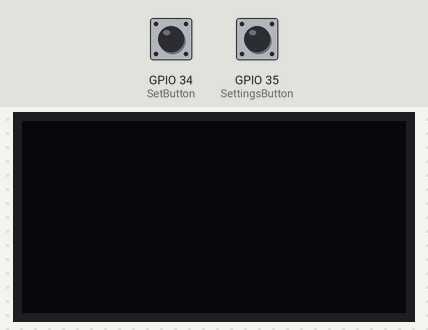
Simulated run of this program. Board: ESP32. Shown: 128×64 one-colour display. Inputs (shaded band) come from the test bench; at power-on: GPIO 35 (SettingsButton) LOW, GPIO 34 (SetButton) LOW. WiFi joins after 1.5 s; servers stay silent unless stated.

Above: at 1.2 s.
1.3 s: GPIO 35 (SettingsButton) pulled HIGH for 0.15 s
At 2.8 s:
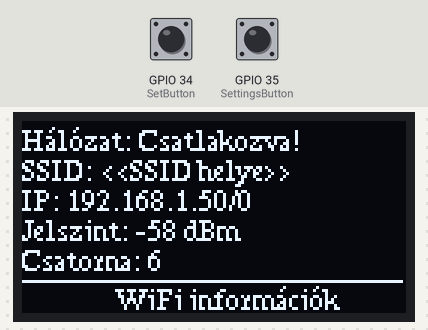
3.5 s: GPIO 35 (SettingsButton) pulled HIGH for 1 s
At 4.9 s:
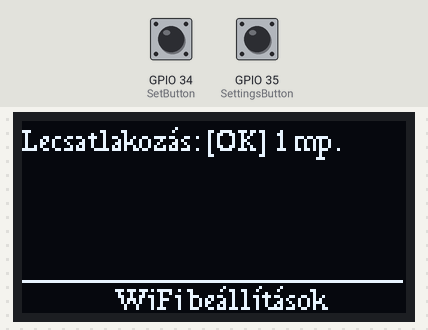
6.0 s: GPIO 34 (SetButton) pulled HIGH for 0.15 s
At 6.4 s:
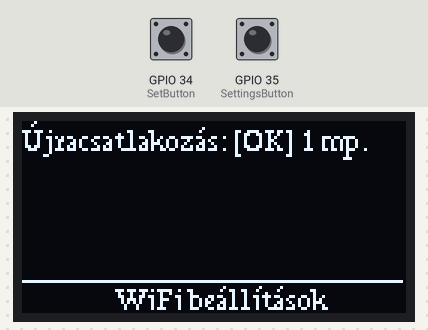
7.6 s: GPIO 34 (SetButton) pulled HIGH for 1 s
At 10.2 s:
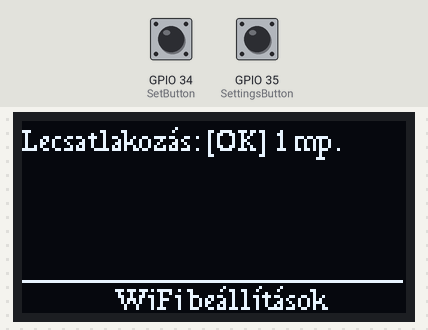
11.0 s: GPIO 34 (SetButton) pulled HIGH for 3.2 s
At 11.7 s:
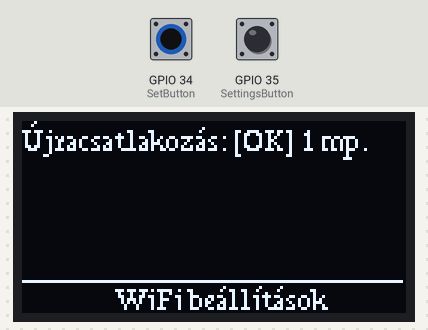
15.7 s: GPIO 34 (SetButton) driven HIGH and GPIO 35 (SettingsButton) driven HIGH
At 16.9 s:
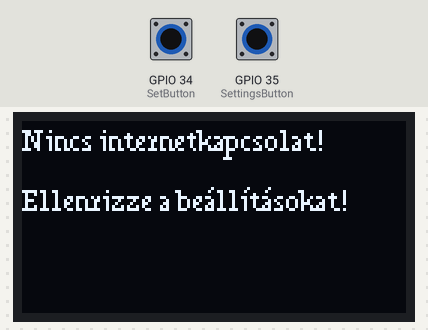
Timing chart, 0 to 18.2 s (numbered marks = the images above; inputs shaded):
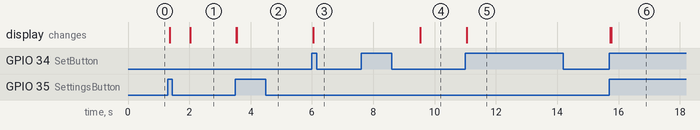

The program:

main.cpp
```cpp
#include <Arduino.h>
#include <U8g2lib.h>
#include <Wifi.h>
#include <HTTPClient.h>
#include <ArduinoJson.h>

#define SettingsButton 35
#define SetButton 34
#define StatesNum 3
#define MaxCities 5

#ifdef U8X8_HAVE_HW_SPI
#include <SPI.h>
#endif
#ifdef U8X8_HAVE_HW_I2C
#include <Wire.h>
#endif

U8G2_SH1106_128X64_NONAME_1_HW_I2C Display(U8G2_R0, /* reset=*/ U8X8_PIN_NONE);
HTTPClient http;

char NetworkSSID[] = "<<SSID helye>>";
char NetworkPassword[] = "<<JELSZÓ helye>>";

char Hostname[] = "https://api.openweathermap.org/data/2.5/weather?";
char ApiUrl[] = "<<TOKEN>>";

enum DisplayState {
  MAIN,
  NETWORK,
  NETWORK_SETTINGS
};

String WeatherCities[] = {"Kecskemét", "Balassagyarmat", "Salgótarján", "Nógrádsipek", "Budapest"};
int WeatherCityIndex = 0;
JsonDocument RequestedData;

DisplayState CurrentState = MAIN;

int SettingsState = LOW;
int SetState = LOW;
unsigned long Tick = 0;

void StateDefiner();
void ShowWeatherInfo(String City);
void ShowNetworkConfig();
void ShowNetworkInfo();
void ManageWiFiConnection();

void setup(void) {
  //Initialize Serial Communication Baudrate
  Serial.begin(115200);
  //Initialize Display
  Display.begin();
  //Initialize Buttons
  pinMode(SettingsButton, INPUT);
  pinMode(SetButton, INPUT);
  //Initialize Wifi
  WiFi.mode(WIFI_STA);
  WiFi.begin(NetworkSSID, NetworkPassword);
}

void loop(void) {
  StateDefiner();
  switch (CurrentState)
  {
  case MAIN:
    break;
  case NETWORK:
    if (millis() / 1000 > Tick)
    {
      Tick = millis() / 1000;
      ShowNetworkInfo();
    }
    break;
  case NETWORK_SETTINGS:
    ShowNetworkConfig();
    if (millis() / 1000 > Tick)
    {
      Tick = millis() / 1000;
      ManageWiFiConnection();
    }
    break;
  default:
    break;
  }
  if (ULONG_MAX - 10 < Tick) Tick = 0;
}
void StateDefiner() {
  if (digitalRead(SettingsButton) == HIGH && SettingsState != HIGH)
  {
    Display.clearDisplay();
    SettingsState = HIGH;
    switch (CurrentState)
    {
    case MAIN:
      CurrentState = NETWORK;
      break;
    case NETWORK:
      CurrentState = NETWORK_SETTINGS;
      break;
    case NETWORK_SETTINGS:
      CurrentState = MAIN;
      break;
    default:
      break;
    }
  }
  if (digitalRead(SettingsButton) == LOW && SettingsState != LOW)
  {
    SettingsState = LOW;
  }

  if (digitalRead(SetButton) == HIGH && SetState != HIGH && CurrentState == MAIN)
  {
    SetState = HIGH;
    WeatherCityIndex++;
    if (WeatherCityIndex >= MaxCities) WeatherCityIndex = 0;

    //Lapozás
    ShowWeatherInfo(WeatherCities[WeatherCityIndex]);
  }
  if (digitalRead(SetButton) == LOW && SetState != LOW)
  {
    SetState = LOW;
  }
}

void ShowWeatherInfo(String City) {
  Display.firstPage();
  do
  {
    if (WiFi.status() == WL_CONNECTED)
    {
        //Request + Display
        String Url = Hostname + (String)"q=" + City + (String)",HU&units=metric&lang=hu&appid=" + ApiUrl;
        http.begin(Url);
        int httpCode = http.GET();
        if (httpCode > 0) {
          if (httpCode == HTTP_CODE_OK) {
            Display.drawHLine(0,15,127);

            String payload = http.getString();
            deserializeJson(RequestedData, payload);

            String Temp = RequestedData["main"]["temp"];
            String Cloud = RequestedData["clouds"]["all"];
            String Desc = RequestedData["weather"][0]["description"];
            String WindSpeed = RequestedData["wind"]["speed"];
            String Humidity = RequestedData["main"]["humidity"];
            String Pressure = RequestedData["main"]["pressure"];

            String WhInfo = City + ": " + Temp + " °C";
            Display.setFont(u8g2_font_timR08_tf);
            Display.drawUTF8(0, 10, WhInfo.c_str());
            Display.setFont(u8g2_font_timR10_tf);
            WhInfo = Cloud + (String)"% - " + Desc;
            Display.drawUTF8(0, 30, WhInfo.c_str());

            WhInfo = WindSpeed + (String)" km/h, P: " + Humidity + (String)"%";
            Display.drawUTF8(0, 45, WhInfo.c_str());

            WhInfo = (String)"Légnyomás: " + Pressure + (String)" hPa";
            Display.drawUTF8(0, 60, WhInfo.c_str());

          } else {
            Serial.print("HTTP egyéb státuszkód: ");
            Serial.println(httpCode);
          }
        } else {
          Serial.print("HTTP hiba: ");
          Serial.println(http.errorToString(httpCode).c_str());
        }

        http.end();
    }
    else {
      Display.drawUTF8(0, 10, "Nincs internetkapcsolat!");
      Display.drawUTF8(0, 30, "Ellenőrizze a beállításokat!");
    }

    //StatusBar
  } while (Display.nextPage());

}

void ShowNetworkInfo() {
  Display.firstPage();
  String NetworkIP = "IP: " + (String)WiFi.localIP().toString().c_str() + "/" + (String)WiFi.subnetCIDR();
  String NetworkSSID = "SSID: " + (String)WiFi.SSID().c_str();
  String NetworkChannelEncrypt = "Csatorna: " + (String)WiFi.channel();
  String NetworkRSSI = "Jelszint: " + (String)WiFi.RSSI() + " dBm";
  do
  {
    Display.setFont(u8g2_font_timR08_tf);
    String NetworkStatus = "Hálózat: ";
    if (WiFi.status() == WL_CONNECTED)
    {
      NetworkStatus += "Csatlakozva!";
    }
    else if (WiFi.status() == WL_DISCONNECTED){
      NetworkStatus += "Lecsatlakozva!";
    }
    else if (WiFi.status() == WL_CONNECTION_LOST || WiFi.status() == WL_NO_SSID_AVAIL) {
      NetworkStatus += "Nem található!";
    }
    else if (WiFi.status() == WL_CONNECTION_LOST || WiFi.status() == WL_NO_SSID_AVAIL) {
      NetworkStatus += "Sikertelen!";
    }
    else if (WiFi.status() == WL_IDLE_STATUS) {
      NetworkStatus += "Tétlen!";
    }
    else {
      NetworkStatus += "Hiba! (" + (String)WiFi.status() + ")";
    }

    Display.drawUTF8(0, 10, NetworkStatus.c_str());
    if (WiFi.status() == WL_CONNECTED) {
      Display.drawUTF8(0, 20, NetworkSSID.c_str());
      Display.drawUTF8(0, 30, NetworkIP.c_str());
      Display.drawUTF8(0, 40, NetworkRSSI.c_str());
      Display.drawUTF8(0, 50, NetworkChannelEncrypt.c_str());
    } else {

    }
    Display.drawHLine(0,64-11,127);
    Display.drawUTF8(32, 63, "WiFi információk");

  } while (Display.nextPage());
}

void ShowNetworkConfig() {
  Display.firstPage();
  do {
    Display.setFont(u8g2_font_timR08_tf);
    if (WiFi.status() == WL_CONNECTED) Display.drawUTF8(0, 10, "Lecsatlakozás: [OK] 1 mp.");
    else Display.drawUTF8(0, 10, "Újracsatlakozás: [OK] 1 mp.");
    Display.drawHLine(0,64-11,127);
    Display.drawUTF8(32, 63, "WiFi beállítások");
  } while (Display.nextPage());
}

void ManageWiFiConnection() {
  if (digitalRead(SetButton) == HIGH && SetState != HIGH)
  {
    SetState = HIGH;
    if (WiFi.status() == WL_CONNECTED) WiFi.disconnect();
    else WiFi.begin(NetworkSSID, NetworkPassword);
  }
  if (digitalRead(SetButton) == LOW && SetState != LOW)
  {
    SetState = LOW;
  }
}
```

Measured:
- after the input at 1.3 s, the display: first changes after 0.05 s (image 1 shows a later state)
- after the input at 3.5 s, the display: first changes at once (image 2 shows a later state)
- after the input at 6.0 s, the display: changes at once (image 3)
- after the input at 7.6 s, the display: changes after 1.9 s (image 4)
- after the input at 11.0 s, the display: changes after 0.05 s (image 5)
- after the input at 15.7 s, the display: first changes at once (image 6 shows a later state)
